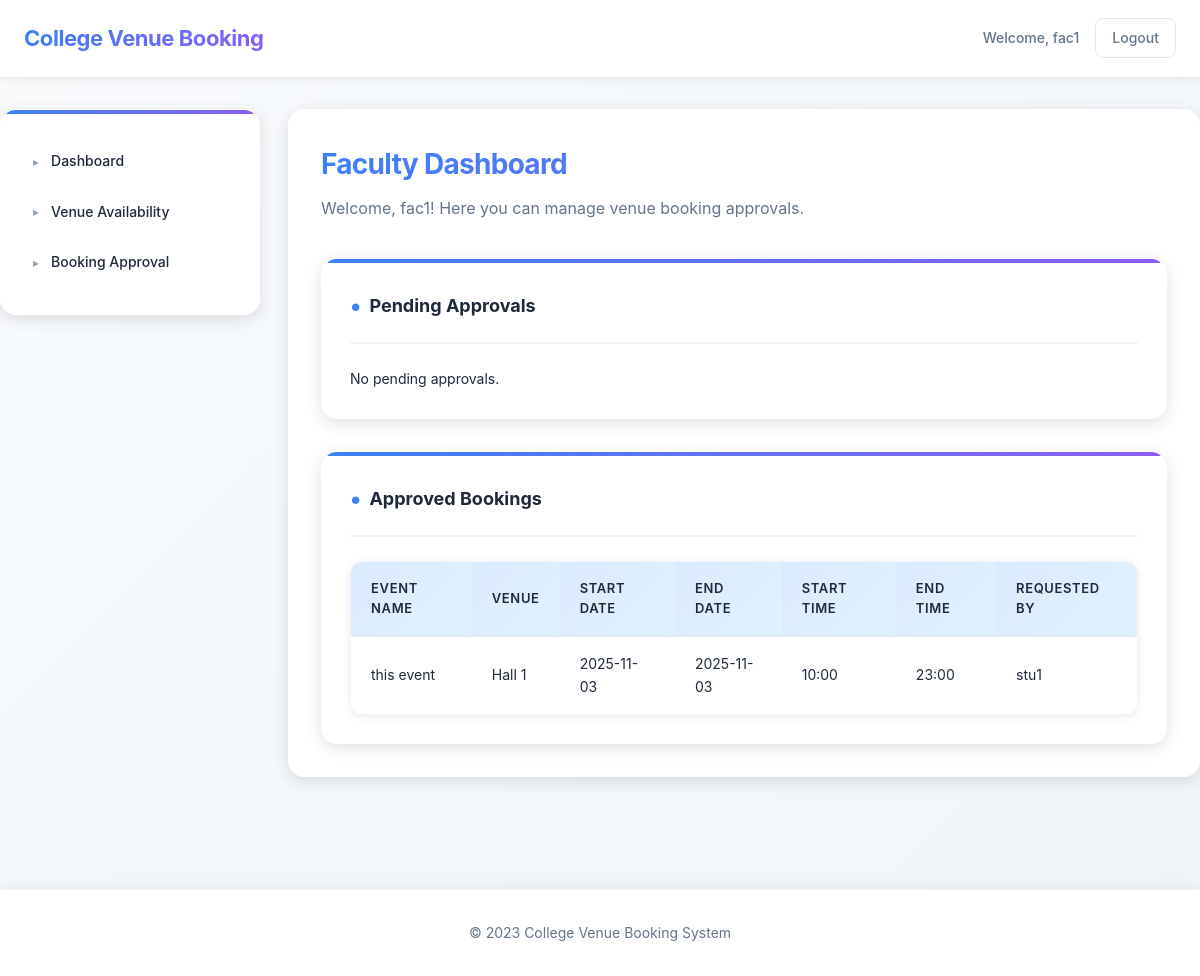
Before: /faculty/dashboard (signed in) with the older database file.
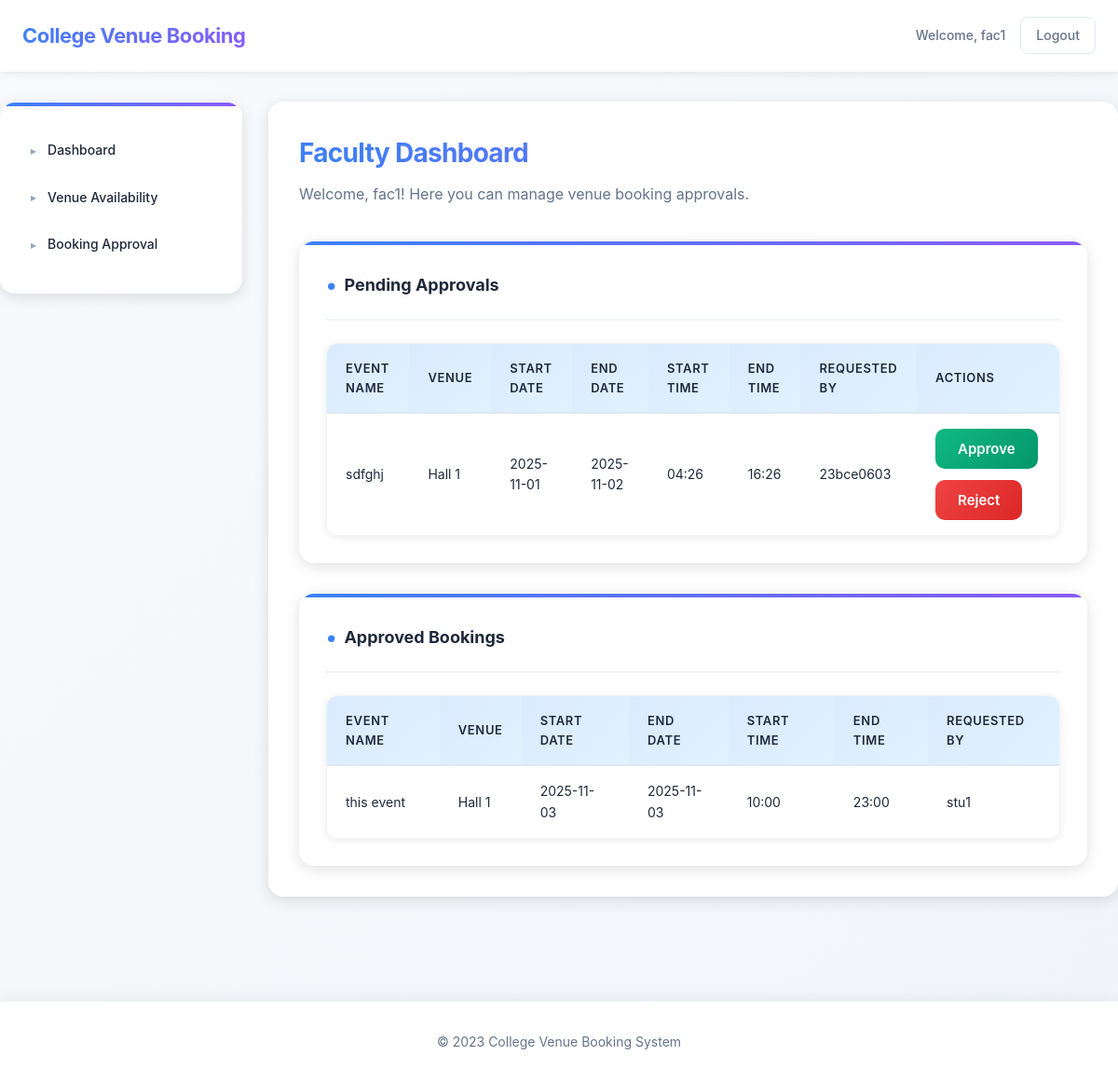
After: the same page with the newer database file.
### tables this page shows
CREATE TABLE Bookings ( Booking_ID INTEGER PRIMARY KEY AUTOINCREMENT, Venue VARCHAR(100), Start_Time TIME, Start_Date DATE, End_Time TIME, End_Date DATE, Name VARCHAR(100), Status VARCHAR(50), Event_Name VARCHAR(100));

### app.py (the view)
@app.route('/faculty/dashboard')
def faculty_dashboard():
    if 'user' not in session or session.get('user_type') != 'faculty':
        return redirect('/login')
    conn = get_db_connection()
    approved_events = conn.execute('SELECT * FROM Bookings WHERE Status = ?', ('approved',)).fetchall()
    pending_events = conn.execute('SELECT * FROM Bookings WHERE Status = ?', ('pending',)).fetchall()
    conn.close()
    if request.headers.get('X-Requested-With') == 'XMLHttpRequest':
        return render_template('faculty_dashboard_content.html', approved_events=approved_events, pending_events=pending_events)
    return render_template('faculty_dashboard.html', approved_events=approved_events, pending_events=pending_events)

### app.py (called while the page is built)
def get_db_connection():
    conn = sqlite3.connect('db.db')
    conn.row_factory = sqlite3.Row
    return conn

### templates/faculty_dashboard.html (shortened to what this page needs)
{% extends "base.html" %}
{% block content %}
{% include "faculty_dashboard_content.html" %}
{% endblock %}

### templates/faculty_dashboard_content.html
<h1>Faculty Dashboard</h1>
<p>Welcome, {{ session.user }}! Here you can manage venue booking approvals.</p>
<div class="faculty-dashboard-cards">
    <div class="card">
        <h3>Pending Approvals</h3>
        {% if pending_events %}
        <div class="table-container">
            <table>
                <thead>
                    <tr>
                        <th>Event Name</th>
                        <th>Venue</th>
                        <th>Start Date</th>
                        <th>End Date</th>
                        <th>Start Time</th>
                        <th>End Time</th>
                        <th>Requested By</th>
                        <th>Actions</th>
                    </tr>
                </thead>
                <tbody>
                    {% for event in pending_events %}
                    <tr>
                        <td>{{ event.Event_Name }}</td>
                        <td>{{ event.Venue }}</td>
                        <td>{{ event.Start_Date }}</td>
                        <td>{{ event.End_Date }}</td>
                        <td>{{ event.Start_Time }}</td>
                        <td>{{ event.End_Time }}</td>
                        <td>{{ event.Name }}</td>
                        <td class="form-actions">
                            <form method="POST" action="/approve_booking/{{ event.Booking_ID }}" style="display: inline;">
                                <button type="submit" class="btn-success">Approve</button>
                            </form>
                            <form method="POST" action="/reject_booking/{{ event.Booking_ID }}" style="display: inline;">
                                <button type="submit" class="btn-danger">Reject</button>
                            </form>
                        </td>
                    </tr>
                    {% endfor %}
                </tbody>
            </table>
        </div>
        {% else %}
        <p>No pending approvals.</p>
        {% endif %}
    </div>
    <div class="card">
        <h3>Approved Bookings</h3>
        {% if approved_events %}
        <div class="table-container">
            <table>
                <thead>
                    <tr>
                        <th>Event Name</th>
                        <th>Venue</th>
                        <th>Start Date</th>
                        <th>End Date</th>
                        <th>Start Time</th>
                        <th>End Time</th>
                        <th>Requested By</th>
                    </tr>
                </thead>
                <tbody>
                    {% for event in approved_events %}
                    <tr>
                        <td>{{ event.Event_Name }}</td>
                        <td>{{ event.Venue }}</td>
                        <td>{{ event.Start_Date }}</td>
                        <td>{{ event.End_Date }}</td>
                        <td>{{ event.Start_Time }}</td>
                        <td>{{ event.End_Time }}</td>
                        <td>{{ event.Name }}</td>
                    </tr>
                    {% endfor %}
                </tbody>
            </table>
        </div>
        {% else %}
        <p>No approved bookings.</p>
        {% endif %}
    </div>
</div>

Changed rows visible on the page:
added Bookings: Event_Name "sdfghj", Venue "Hall 1", Start_Date "2025-11-01", End_Date "2025-11-02", Start_Time "04:26", End_Time "16:26", Name "23bce0603", shown under "Pending Approvals"
Other visible differences:
text no longer shown: "No pending approvals."
text now shown: "EVENT NAME VENUE START DATE END DATE START TIME END TIME REQUESTED BY ACTIONS"
